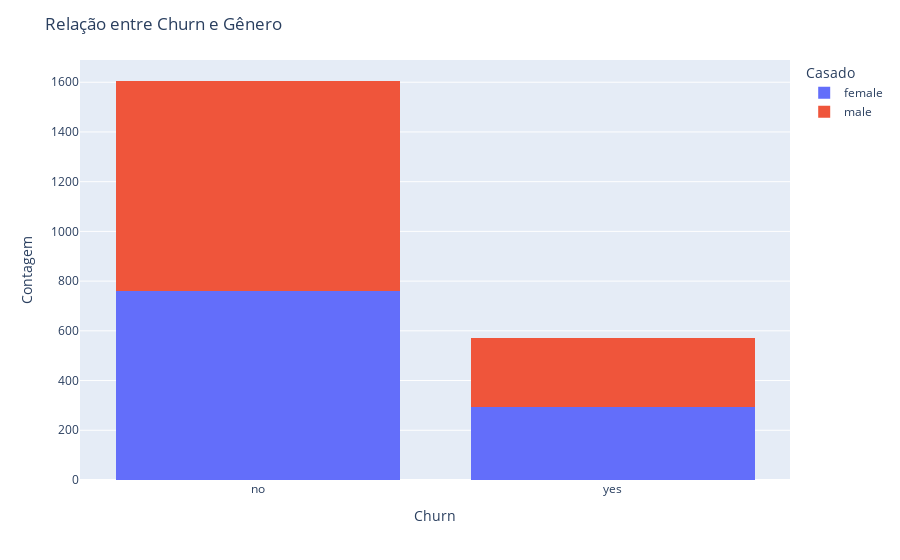

The cell this chart's notebook holds for it:
### Code cell
ffig = px.histogram(df, x='Churn', color='Casado', barmode='stack')

# Layout
fig.update_layout(title='Relação entre Churn e Gênero',
                  xaxis_title='Churn',
                  yaxis_title='Contagem',
                  legend_title='Casado')
fig.show()

### Figure 1 — Plotly figure (JSON) as saved in the notebook; plotly's stock layout.template omitted (floating-point values rounded to 4 significant figures; data arrays with more than 128 entries replaced by an {"elided": "..."} marker saying what was removed)
{"data": [{"alignmentgroup": "True", "bingroup": "x", "hovertemplate": "Genero=female<br>Churn=%{x}<br>count=%{y}<extra></extra>", "legendgroup": "female", "marker": {"color": "#636efa", "pattern": {"shape": ""}}, "name": "female", "offsetgroup": "female", "orientation": "v", "showlegend": true, "type": "histogram", "x": {"elided": "1055 str values"}, "xaxis": "x", "yaxis": "y"}, {"alignmentgroup": "True", "bingroup": "x", "hovertemplate": "Genero=male<br>Churn=%{x}<br>count=%{y}<extra></extra>", "legendgroup": "male", "marker": {"color": "#EF553B", "pattern": {"shape": ""}}, "name": "male", "offsetgroup": "male", "orientation": "v", "showlegend": true, "type": "histogram", "x": {"elided": "1120 str values"}, "xaxis": "x", "yaxis": "y"}], "layout": {"autosize": true, "barmode": "stack", "legend": {"title": {"text": "Casado"}, "tracegroupgap": 0}, "margin": {"t": 60}, "title": {"text": "Relação entre Churn e Gênero"}, "xaxis": {"anchor": "y", "autorange": true, "domain": [0, 1], "range": [-0.5, 1.5], "title": {"text": "Churn"}, "type": "category"}, "yaxis": {"anchor": "x", "autorange": true, "domain": [0, 1], "range": [0, 1689.0], "title": {"text": "Contagem"}}}}
